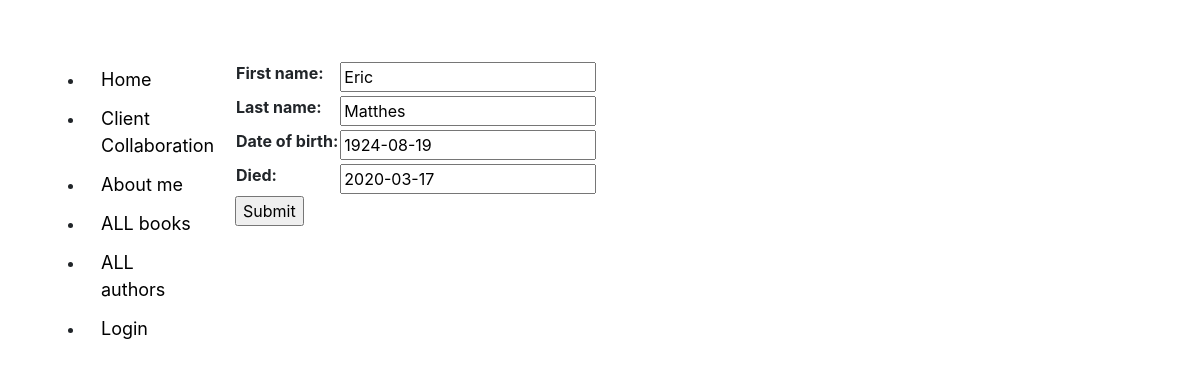
/catalog/author/1/update/, run on the app's committed database.
### catalog/models.py (models this page shows, shortened)
class Author(models.Model): # lands us back to author_detail, to finish the loop.
    first_name = models.CharField(max_length=100)
    last_name = models.CharField(max_length=100)
    Date_of_birth = models.DateField(null=True, blank=True)
    date_of_death = models.DateField('Died', null=True, blank=True)
    class Meta:
        ordering = ['last_name', 'first_name']

### catalog/views.py (the view)
# urls.py: path('author/<int:pk>/update/', views.AuthorUpdate.as_view(), name='author-update'),
class AuthorUpdate(UpdateView):
    model = Author
    fields = ['first_name', 'last_name', 'Date_of_birth', 'date_of_death']

### catalog/templates/catalog/author_form.html (shortened to what this page needs)
{% extends 'base_generic.html' %}
{% block content %}
    <form action="" method="post">
    <table>
        {{ form.as_table }}
    </table>
    <input type="submit" value="Submit">
    </form>
{% endblock %}

### catalog/static/css/styles.css (style rules this page uses)
#bg { background-repeat: no-repeat; background-size: 1300px 900px; background-position: top; background-attachment: fixed; }

### data on the page
Author: first_name "Eric", last_name "Matthes", Date_of_birth "1924-08-19", date_of_death "2020-03-17"
